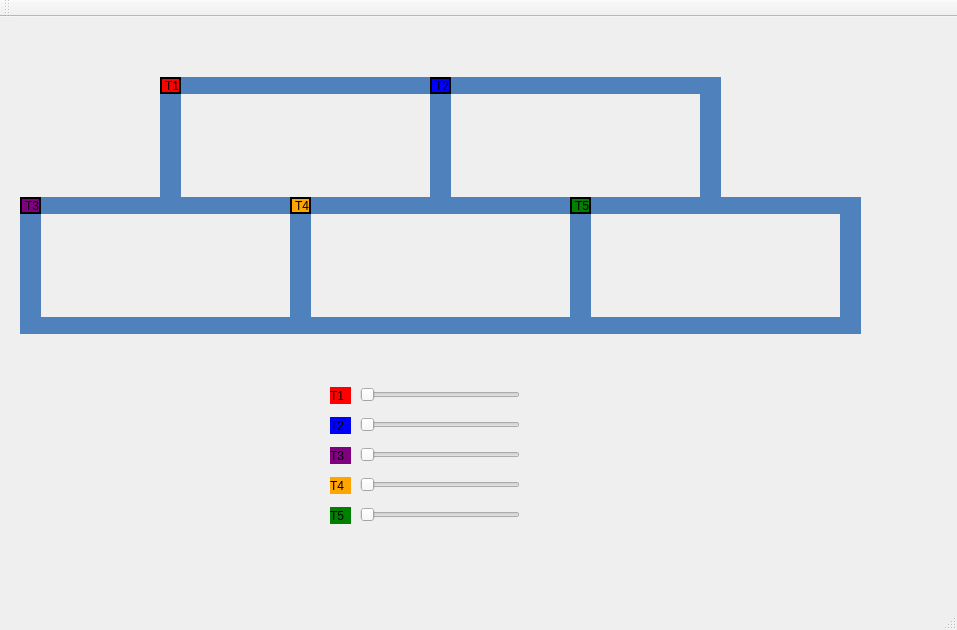
<?xml version="1.0" encoding="UTF-8"?>
<ui version="4.0">
 <class>MainWindow</class>
 <widget class="QMainWindow" name="MainWindow">
  <property name="geometry">
   <rect>
    <x>0</x>
    <y>0</y>
    <width>957</width>
    <height>630</height>
   </rect>
  </property>
  <property name="windowTitle">
   <string>MainWindow</string>
  </property>
  <widget class="QWidget" name="centralWidget">
   <widget class="QLabel" name="label_trem1">
    <property name="geometry">
     <rect>
      <x>160</x>
      <y>60</y>
      <width>21</width>
      <height>17</height>
     </rect>
    </property>
    <property name="styleSheet">
     <string notr="true">QLabel { background: red; border: 2px solid #000000}</string>
    </property>
    <property name="text">
     <string>T1</string>
    </property>
   </widget>
   <widget class="QLabel" name="label_trilho1">
    <property name="geometry">
     <rect>
      <x>180</x>
      <y>60</y>
      <width>250</width>
      <height>17</height>
     </rect>
    </property>
    <property name="styleSheet">
     <string notr="true">QLabel { background: #4F81BD}</string>
    </property>
    <property name="text">
     <string/>
    </property>
   </widget>
   <widget class="QLabel" name="label_trilho2">
    <property name="geometry">
     <rect>
      <x>180</x>
      <y>180</y>
      <width>250</width>
      <height>17</height>
     </rect>
    </property>
    <property name="styleSheet">
     <string notr="true">QLabel { background: #4F81BD}</string>
    </property>
    <property name="text">
     <string/>
    </property>
   </widget>
   <widget class="QLabel" name="label_trilho3">
    <property name="geometry">
     <rect>
      <x>430</x>
      <y>60</y>
      <width>21</width>
      <height>137</height>
     </rect>
    </property>
    <property name="styleSheet">
     <string notr="true">QLabel { background: yellow}</string>
    </property>
    <property name="text">
     <string/>
    </property>
   </widget>
   <widget class="QLabel" name="label_trilho4">
    <property name="geometry">
     <rect>
      <x>160</x>
      <y>60</y>
      <width>21</width>
      <height>137</height>
     </rect>
    </property>
    <property name="styleSheet">
     <string notr="true">QLabel { background: #4F81BD}</string>
    </property>
    <property name="text">
     <string/>
    </property>
   </widget>
   <widget class="QLabel" name="label_trilho3_2">
    <property name="geometry">
     <rect>
      <x>700</x>
      <y>60</y>
      <width>21</width>
      <height>137</height>
     </rect>
    </property>
    <property name="styleSheet">
     <string notr="true">QLabel { background: #4F81BD}</string>
    </property>
    <property name="text">
     <string/>
    </property>
   </widget>
   <widget class="QLabel" name="label_trilho2_2">
    <property name="geometry">
     <rect>
      <x>450</x>
      <y>180</y>
      <width>250</width>
      <height>17</height>
     </rect>
    </property>
    <property name="styleSheet">
     <string notr="true">QLabel { background: #4F81BD}</string>
    </property>
    <property name="text">
     <string/>
    </property>
   </widget>
   <widget class="QLabel" name="label_trilho4_2">
    <property name="geometry">
     <rect>
      <x>430</x>
      <y>60</y>
      <width>21</width>
      <height>137</height>
     </rect>
    </property>
    <property name="styleSheet">
     <string notr="true">QLabel { background: #4F81BD}</string>
    </property>
    <property name="text">
     <string/>
    </property>
   </widget>
   <widget class="QLabel" name="label_trilho1_2">
    <property name="geometry">
     <rect>
      <x>450</x>
      <y>60</y>
      <width>250</width>
      <height>17</height>
     </rect>
    </property>
    <property name="styleSheet">
     <string notr="true">QLabel { background: #4F81BD}</string>
    </property>
    <property name="text">
     <string/>
    </property>
   </widget>
   <widget class="QLabel" name="label_trilho3_3">
    <property name="geometry">
     <rect>
      <x>290</x>
      <y>180</y>
      <width>21</width>
      <height>137</height>
     </rect>
    </property>
    <property name="styleSheet">
     <string notr="true">QLabel { background: #4F81BD}</string>
    </property>
    <property name="text">
     <string/>
    </property>
   </widget>
   <widget class="QLabel" name="label_trilho2_3">
    <property name="geometry">
     <rect>
      <x>40</x>
      <y>300</y>
      <width>250</width>
      <height>17</height>
     </rect>
    </property>
    <property name="styleSheet">
     <string notr="true">QLabel { background: #4F81BD}
</string>
    </property>
    <property name="text">
     <string/>
    </property>
   </widget>
   <widget class="QLabel" name="label_trilho4_3">
    <property name="geometry">
     <rect>
      <x>20</x>
      <y>180</y>
      <width>21</width>
      <height>137</height>
     </rect>
    </property>
    <property name="styleSheet">
     <string notr="true">QLabel { background: #4F81BD}</string>
    </property>
    <property name="text">
     <string/>
    </property>
   </widget>
   <widget class="QLabel" name="label_trilho1_3">
    <property name="geometry">
     <rect>
      <x>40</x>
      <y>180</y>
      <width>250</width>
      <height>17</height>
     </rect>
    </property>
    <property name="styleSheet">
     <string notr="true">QLabel { background: #4F81BD}</string>
    </property>
    <property name="text">
     <string/>
    </property>
   </widget>
   <widget class="QLabel" name="label_trilho3_4">
    <property name="geometry">
     <rect>
      <x>840</x>
      <y>180</y>
      <width>21</width>
      <height>137</height>
     </rect>
    </property>
    <property name="styleSheet">
     <string notr="true">QLabel { background: #4F81BD}</string>
    </property>
    <property name="text">
     <string/>
    </property>
   </widget>
   <widget class="QLabel" name="label_trilho2_4">
    <property name="geometry">
     <rect>
      <x>590</x>
      <y>300</y>
      <width>250</width>
      <height>17</height>
     </rect>
    </property>
    <property name="styleSheet">
     <string notr="true">QLabel { background: #4F81BD}</string>
    </property>
    <property name="text">
     <string/>
    </property>
   </widget>
   <widget class="QLabel" name="label_trilho4_4">
    <property name="geometry">
     <rect>
      <x>570</x>
      <y>180</y>
      <width>21</width>
      <height>137</height>
     </rect>
    </property>
    <property name="styleSheet">
     <string notr="true">QLabel { background: #4F81BD}</string>
    </property>
    <property name="text">
     <string/>
    </property>
   </widget>
   <widget class="QLabel" name="label_trilho1_4">
    <property name="geometry">
     <rect>
      <x>590</x>
      <y>180</y>
      <width>250</width>
      <height>17</height>
     </rect>
    </property>
    <property name="styleSheet">
     <string notr="true">QLabel { background: #4F81BD}</string>
    </property>
    <property name="text">
     <string/>
    </property>
   </widget>
   <widget class="QLabel" name="label_trilho2_5">
    <property name="geometry">
     <rect>
      <x>310</x>
      <y>300</y>
      <width>271</width>
      <height>17</height>
     </rect>
    </property>
    <property name="styleSheet">
     <string notr="true">QLabel { background: #4F81BD}</string>
    </property>
    <property name="text">
     <string/>
    </property>
   </widget>
   <widget class="QLabel" name="label_trem3">
    <property name="geometry">
     <rect>
      <x>20</x>
      <y>180</y>
      <width>21</width>
      <height>17</height>
     </rect>
    </property>
    <property name="styleSheet">
     <string notr="true">QLabel { background: purple; border: 2px solid #000000}</string>
    </property>
    <property name="text">
     <string>T3</string>
    </property>
   </widget>
   <widget class="QLabel" name="label_trem4">
    <property name="geometry">
     <rect>
      <x>290</x>
      <y>180</y>
      <width>21</width>
      <height>17</height>
     </rect>
    </property>
    <property name="styleSheet">
     <string notr="true">QLabel { background: orange; border: 2px solid #000000}</string>
    </property>
    <property name="text">
     <string>T4</string>
    </property>
   </widget>
   <widget class="QLabel" name="label_trem5">
    <property name="geometry">
     <rect>
      <x>570</x>
      <y>180</y>
      <width>21</width>
      <height>17</height>
     </rect>
    </property>
    <property name="styleSheet">
     <string notr="true">QLabel { background: green; border: 2px solid #000000}</string>
    </property>
    <property name="text">
     <string>T5</string>
    </property>
   </widget>
   <widget class="QSlider" name="horizontalSlider">
    <property name="geometry">
     <rect>
      <x>360</x>
      <y>370</y>
      <width>160</width>
      <height>16</height>
     </rect>
    </property>
    <property name="styleSheet">
     <string notr="true"/>
    </property>
    <property name="maximum">
     <number>200</number>
    </property>
    <property name="orientation">
     <enum>Qt::Horizontal</enum>
    </property>
   </widget>
   <widget class="QSlider" name="horizontalSlider_2">
    <property name="geometry">
     <rect>
      <x>360</x>
      <y>400</y>
      <width>160</width>
      <height>16</height>
     </rect>
    </property>
    <property name="styleSheet">
     <string notr="true"/>
    </property>
    <property name="maximum">
     <number>200</number>
    </property>
    <property name="orientation">
     <enum>Qt::Horizontal</enum>
    </property>
   </widget>
   <widget class="QSlider" name="horizontalSlider_3">
    <property name="geometry">
     <rect>
      <x>360</x>
      <y>430</y>
      <width>160</width>
      <height>16</height>
     </rect>
    </property>
    <property name="styleSheet">
     <string notr="true"/>
    </property>
    <property name="maximum">
     <number>200</number>
    </property>
    <property name="orientation">
     <enum>Qt::Horizontal</enum>
    </property>
   </widget>
   <widget class="QSlider" name="horizontalSlider_4">
    <property name="geometry">
     <rect>
      <x>360</x>
      <y>460</y>
      <width>160</width>
      <height>16</height>
     </rect>
    </property>
    <property name="styleSheet">
     <string notr="true"/>
    </property>
    <property name="maximum">
     <number>200</number>
    </property>
    <property name="orientation">
     <enum>Qt::Horizontal</enum>
    </property>
   </widget>
   <widget class="QSlider" name="horizontalSlider_5">
    <property name="geometry">
     <rect>
      <x>360</x>
      <y>490</y>
      <width>160</width>
      <height>16</height>
     </rect>
    </property>
    <property name="styleSheet">
     <string notr="true"/>
    </property>
    <property name="maximum">
     <number>200</number>
    </property>
    <property name="orientation">
     <enum>Qt::Horizontal</enum>
    </property>
   </widget>
   <widget class="QLabel" name="label_trem2">
    <property name="geometry">
     <rect>
      <x>430</x>
      <y>60</y>
      <width>21</width>
      <height>17</height>
     </rect>
    </property>
    <property name="styleSheet">
     <string notr="true">QLabel { background: blue; border: 2px solid #000000}</string>
    </property>
    <property name="text">
     <string>T2</string>
    </property>
   </widget>
   <widget class="QLabel" name="label_trem4_2">
    <property name="geometry">
     <rect>
      <x>330</x>
      <y>460</y>
      <width>21</width>
      <height>17</height>
     </rect>
    </property>
    <property name="styleSheet">
     <string notr="true">QLabel { background: orange}</string>
    </property>
    <property name="text">
     <string>T4</string>
    </property>
   </widget>
   <widget class="QLabel" name="label_trem5_2">
    <property name="geometry">
     <rect>
      <x>330</x>
      <y>490</y>
      <width>21</width>
      <height>17</height>
     </rect>
    </property>
    <property name="styleSheet">
     <string notr="true">QLabel { background: green}</string>
    </property>
    <property name="text">
     <string>T5</string>
    </property>
   </widget>
   <widget class="QLabel" name="label_trem2_2">
    <property name="geometry">
     <rect>
      <x>330</x>
      <y>400</y>
      <width>21</width>
      <height>17</height>
     </rect>
    </property>
    <property name="styleSheet">
     <string notr="true">QLabel { background: blue}</string>
    </property>
    <property name="text">
     <string>T2</string>
    </property>
   </widget>
   <widget class="QLabel" name="label_trem1_2">
    <property name="geometry">
     <rect>
      <x>330</x>
      <y>370</y>
      <width>21</width>
      <height>17</height>
     </rect>
    </property>
    <property name="styleSheet">
     <string notr="true">QLabel { background: red}</string>
    </property>
    <property name="text">
     <string>T1</string>
    </property>
   </widget>
   <widget class="QLabel" name="label_trem3_2">
    <property name="geometry">
     <rect>
      <x>330</x>
      <y>430</y>
      <width>21</width>
      <height>17</height>
     </rect>
    </property>
    <property name="styleSheet">
     <string notr="true">QLabel { background: purple}</string>
    </property>
    <property name="text">
     <string>T3</string>
    </property>
   </widget>
   <zorder>label_trilho1</zorder>
   <zorder>label_trilho2</zorder>
   <zorder>label_trilho3</zorder>
   <zorder>label_trilho4</zorder>
   <zorder>label_trilho3_2</zorder>
   <zorder>label_trilho2_2</zorder>
   <zorder>label_trilho4_2</zorder>
   <zorder>label_trilho1_2</zorder>
   <zorder>label_trilho3_3</zorder>
   <zorder>label_trilho2_3</zorder>
   <zorder>label_trilho4_3</zorder>
   <zorder>label_trilho1_3</zorder>
   <zorder>label_trilho3_4</zorder>
   <zorder>label_trilho2_4</zorder>
   <zorder>label_trilho4_4</zorder>
   <zorder>label_trilho1_4</zorder>
   <zorder>label_trilho2_5</zorder>
   <zorder>horizontalSlider</zorder>
   <zorder>horizontalSlider_2</zorder>
   <zorder>horizontalSlider_3</zorder>
   <zorder>horizontalSlider_4</zorder>
   <zorder>horizontalSlider_5</zorder>
   <zorder>label_trem1</zorder>
   <zorder>label_trem3</zorder>
   <zorder>label_trem4</zorder>
   <zorder>label_trem5</zorder>
   <zorder>label_trem2</zorder>
   <zorder>label_trem4_2</zorder>
   <zorder>label_trem5_2</zorder>
   <zorder>label_trem2_2</zorder>
   <zorder>label_trem1_2</zorder>
   <zorder>label_trem3_2</zorder>
  </widget>
  <widget class="QMenuBar" name="menuBar">
   <property name="geometry">
    <rect>
     <x>0</x>
     <y>0</y>
     <width>957</width>
     <height>22</height>
    </rect>
   </property>
  </widget>
  <widget class="QToolBar" name="mainToolBar">
   <attribute name="toolBarArea">
    <enum>TopToolBarArea</enum>
   </attribute>
   <attribute name="toolBarBreak">
    <bool>false</bool>
   </attribute>
  </widget>
  <widget class="QStatusBar" name="statusBar"/>
 </widget>
 <layoutdefault spacing="6" margin="11"/>
 <resources/>
 <connections/>
</ui>
